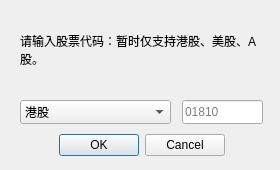
<?xml version="1.0" encoding="UTF-8"?>
<ui version="4.0">
 <class>AddStockDialog</class>
 <widget class="QDialog" name="AddStockDialog">
  <property name="geometry">
   <rect>
    <x>0</x>
    <y>0</y>
    <width>280</width>
    <height>170</height>
   </rect>
  </property>
  <property name="windowTitle">
   <string>增加股票</string>
  </property>
  <widget class="QDialogButtonBox" name="buttonBox">
   <property name="geometry">
    <rect>
     <x>25</x>
     <y>130</y>
     <width>200</width>
     <height>30</height>
    </rect>
   </property>
   <property name="styleSheet">
    <string notr="true">font: 25 10pt &quot;Microsoft YaHei&quot;;</string>
   </property>
   <property name="orientation">
    <enum>Qt::Horizontal</enum>
   </property>
   <property name="standardButtons">
    <set>QDialogButtonBox::Cancel|QDialogButtonBox::Ok</set>
   </property>
  </widget>
  <widget class="QLineEdit" name="lineEdit">
   <property name="geometry">
    <rect>
     <x>182</x>
     <y>100</y>
     <width>81</width>
     <height>24</height>
    </rect>
   </property>
   <property name="styleSheet">
    <string notr="true">font: 25 10pt &quot;Microsoft YaHei&quot;;</string>
   </property>
   <property name="placeholderText">
    <string>01810</string>
   </property>
  </widget>
  <widget class="QLabel" name="label">
   <property name="geometry">
    <rect>
     <x>20</x>
     <y>10</y>
     <width>241</width>
     <height>80</height>
    </rect>
   </property>
   <property name="styleSheet">
    <string notr="true">font: 25 11pt &quot;Microsoft YaHei&quot;;</string>
   </property>
   <property name="text">
    <string>请输入股票代码：暂时仅支持港股、美股、A股。</string>
   </property>
   <property name="wordWrap">
    <bool>true</bool>
   </property>
  </widget>
  <widget class="QComboBox" name="comboBox">
   <property name="geometry">
    <rect>
     <x>20</x>
     <y>100</y>
     <width>151</width>
     <height>24</height>
    </rect>
   </property>
   <property name="styleSheet">
    <string notr="true">font: 25 10pt &quot;Microsoft YaHei&quot;;</string>
   </property>
   <item>
    <property name="text">
     <string>港股</string>
    </property>
   </item>
   <item>
    <property name="text">
     <string>美股</string>
    </property>
   </item>
   <item>
    <property name="text">
     <string>A股</string>
    </property>
   </item>
  </widget>
 </widget>
 <resources/>
 <connections>
  <connection>
   <sender>buttonBox</sender>
   <signal>accepted()</signal>
   <receiver>AddStockDialog</receiver>
   <slot>accept()</slot>
   <hints>
    <hint type="sourcelabel">
     <x>248</x>
     <y>254</y>
    </hint>
    <hint type="destinationlabel">
     <x>157</x>
     <y>274</y>
    </hint>
   </hints>
  </connection>
  <connection>
   <sender>buttonBox</sender>
   <signal>rejected()</signal>
   <receiver>AddStockDialog</receiver>
   <slot>reject()</slot>
   <hints>
    <hint type="sourcelabel">
     <x>316</x>
     <y>260</y>
    </hint>
    <hint type="destinationlabel">
     <x>286</x>
     <y>274</y>
    </hint>
   </hints>
  </connection>
 </connections>
</ui>
